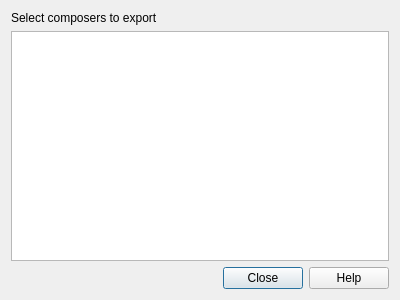
<?xml version="1.0" encoding="UTF-8"?>
<ui version="4.0">
 <class>Dialog</class>
 <widget class="QDialog" name="Dialog">
  <property name="geometry">
   <rect>
    <x>0</x>
    <y>0</y>
    <width>400</width>
    <height>300</height>
   </rect>
  </property>
  <property name="windowTitle">
   <string>Print Templates Creator</string>
  </property>
  <layout class="QVBoxLayout" name="verticalLayout">
   <item>
    <widget class="QLabel" name="label">
     <property name="text">
      <string>Select composers to export</string>
     </property>
    </widget>
   </item>
   <item>
    <widget class="QListWidget" name="lstComposers">
     <property name="editTriggers">
      <set>QAbstractItemView::NoEditTriggers</set>
     </property>
     <property name="alternatingRowColors">
      <bool>true</bool>
     </property>
     <property name="selectionMode">
      <enum>QAbstractItemView::ExtendedSelection</enum>
     </property>
    </widget>
   </item>
   <item>
    <widget class="QDialogButtonBox" name="buttonBox">
     <property name="orientation">
      <enum>Qt::Horizontal</enum>
     </property>
     <property name="standardButtons">
      <set>QDialogButtonBox::Close|QDialogButtonBox::Help</set>
     </property>
    </widget>
   </item>
  </layout>
 </widget>
 <resources/>
 <connections>
  <connection>
   <sender>buttonBox</sender>
   <signal>accepted()</signal>
   <receiver>Dialog</receiver>
   <slot>accept()</slot>
   <hints>
    <hint type="sourcelabel">
     <x>248</x>
     <y>254</y>
    </hint>
    <hint type="destinationlabel">
     <x>157</x>
     <y>274</y>
    </hint>
   </hints>
  </connection>
  <connection>
   <sender>buttonBox</sender>
   <signal>rejected()</signal>
   <receiver>Dialog</receiver>
   <slot>reject()</slot>
   <hints>
    <hint type="sourcelabel">
     <x>316</x>
     <y>260</y>
    </hint>
    <hint type="destinationlabel">
     <x>286</x>
     <y>274</y>
    </hint>
   </hints>
  </connection>
 </connections>
</ui>
